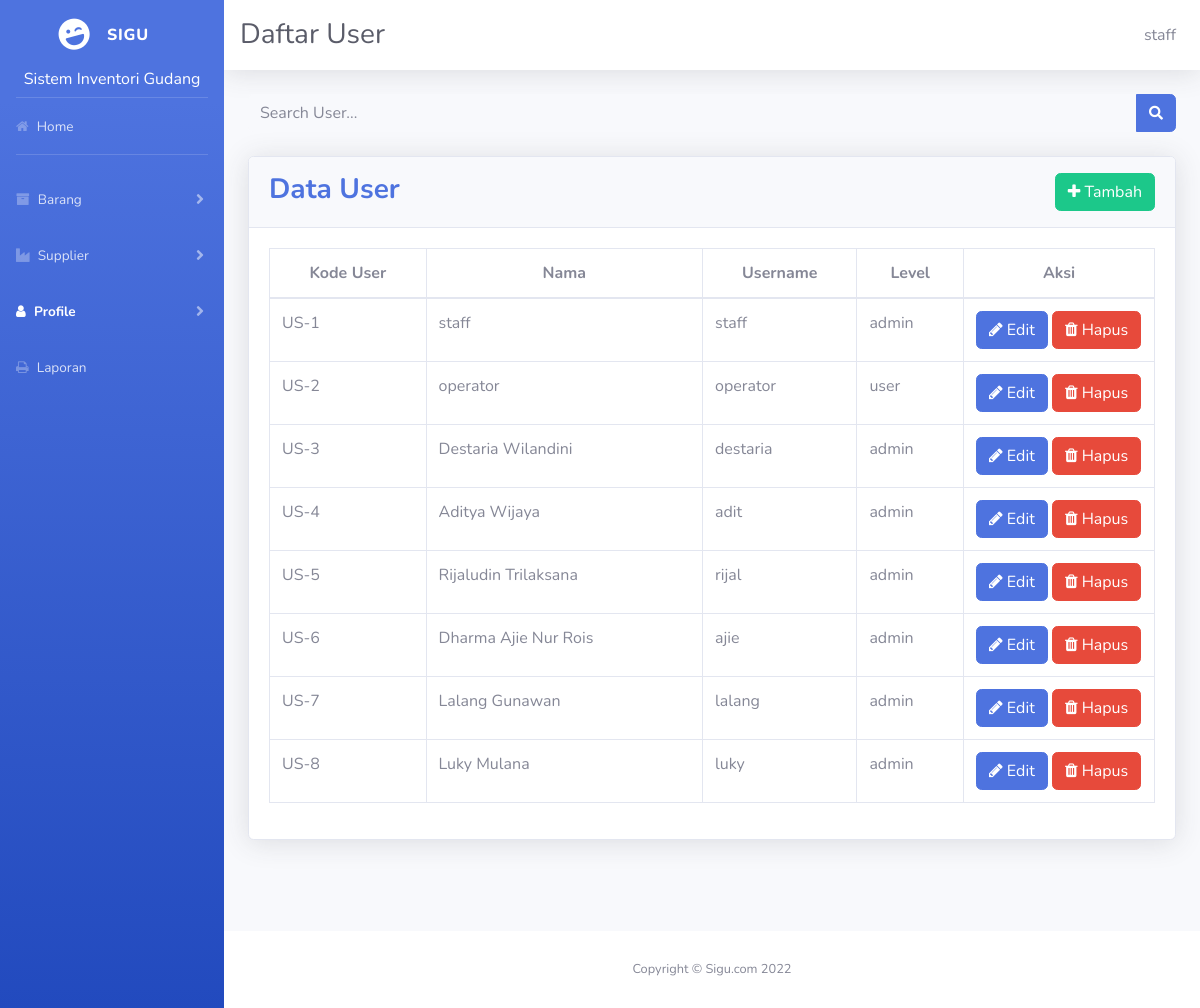
/admin/daftar_user.php (signed in), run on the app's committed database.
### tables this page shows
CREATE TABLE `user` (
  `user_id` varchar(6) NOT NULL COMMENT 'Id user',
  `username` varchar(10) NOT NULL COMMENT 'Username user',
  `password` varchar(8) NOT NULL COMMENT 'Password user',
  `nama` varchar(30) NOT NULL COMMENT 'Nama user',
  `level` varchar(5) NOT NULL
);

### admin/daftar_user.php (the view, shortened to what this page needs)
<!DOCTYPE html>
<html lang="en">
<head>
  <link href="vendor/fontawesome-free/css/all.min.css" rel="stylesheet" type="text/css">
  <link href="css/sb-admin-2.min.css" rel="stylesheet">
  <link rel="stylesheet" type="text/css" href="css/font-awesome.min.css">
</head>
<body id="page-top">
  <div id="wrapper">
    <ul class="navbar-nav bg-gradient-primary sidebar sidebar-dark accordion" id="accordionSidebar">
      <a class="sidebar-brand d-flex align-items-center justify-content-center" href="index.php">
        <div class="sidebar-brand-icon rotate-n-15">
          <i class="fas fa-laugh-wink"></i>
        </div>
        <div class="sidebar-brand-text mx-3">Sigu</div>
      </a>
      <h6 style="color: white; text-align: center;"> Sistem Inventori Gudang </h6>
      <hr class="sidebar-divider my-0">
      <li class="nav-item">
        <a class="nav-link" href="index.php">
          <i class="fa fa-home"></i>
          <span>Home</span></a>
      </li>
      <hr class="sidebar-divider">
      <li class="nav-item">
        <a class="nav-link collapsed" href="#" data-toggle="collapse" data-target="#collapseTwo" aria-expanded="true" aria-controls="collapseTwo">
          <i class="fa fa-archive"></i>
          <span>Barang</span>
        </a>
      </li>
      <li class="nav-item">
        <a class="nav-link collapsed" href="#" data-toggle="collapse" data-target="#collapsePages" aria-expanded="true" aria-controls="collapsePages">
          <i class="fa fa-industry"></i>
          <span>Supplier</span>
        </a>
      </li>
      <li class="nav-item active">
        <a class="nav-link collapsed" href="#" data-toggle="collapse" data-target="#collapseUtilities" aria-expanded="true" aria-controls="collapseUtilities">
          <i class="fa fa-user"></i>
          <span>Profile</span>
        </a>
      </li>
      <li class="nav-item">
        <a class="nav-link" href="cek_periode_barang.php">
          <i class="  fa fa-print"></i>
          <span>Laporan</span></a>
      </li>
    </ul>
    <div id="content-wrapper" class="d-flex flex-column">
      <div id="content">
        <nav class="navbar navbar-expand navbar-light bg-white topbar mb-4 static-top shadow">
          <div class="d-sm-flex align-items-center justify-content-between">
            <h1 class="h3 mb-0 text-gray-800">Daftar User</h1>
          </div>
          <ul class="navbar-nav ml-auto">
            <?php
              include 'koneksi.php';
              $queryNama = mysqli_query($koneksi, "SELECT nama from user where user_id = '$_SESSION[user_id]'");
              $nama = mysqli_fetch_array($queryNama);
            ?>
            <li class="nav-item dropdown no-arrow">
              <span class="mr-2 d-none d-lg-inline text-gray-600"><?php echo $nama['nama'] ?></span>
            </li>
          </ul>
        </nav>
        <div class="container-fluid">
          <form>
            <div class="input-group" align="right">
              <input align="right" type="text" name="cari" class="form-control bg-light border-0 small" placeholder="Search User..." aria-label="Search" aria-describedby="basic-addon2">
              <div class="input-group-append">
                <button class="btn btn-primary" type="submit">
                  <i class="fas fa-search fa-sm"></i>
                </button>
              </div>
            </div>
          </form>
          <div>
          </div>
          <div class="card shadow mb-4">
            <div class="card-header py-3">
              <h3 class="m-0 font-weight-bold text-primary">Data User
                <button type="button" onclick="window.location.href='input_user.php'" class="btn btn-success" style="float: right;"><i class="fa fa-plus" aria-hidden="true"></i> Tambah</button>
              </h3>
            </div>
            <div class="card-body">
              <div class="table-responsive">
                <table class="table table-bordered" id="dataTable" width="100%" cellspacing="0">
                  <thead align="center">
                    <tr>
                      <th>Kode User</th>
                      <th>Nama</th>
                      <th>Username</th>
                      <th>Level</th>
                      <th>Aksi</th>
                    </tr>
                  </thead>
                  <tbody>
                    <?php
                      include 'koneksi.php';
                      if (isset($_GET['cari'])) {
                      $cari = $_GET['cari'];
                      $data = mysqli_query($koneksi, "SELECT * from user where username like '%".$cari."%' or nama like '%".$cari."%'") or die (mysql_error($koneksi));
                      foreach ($data as $baris) { ?>
                        <tr>
                            <td><?php echo $baris['user_id'] ?></td>
                            <td><?php echo $baris['nama'] ?></td>
                            <td><?php echo $baris['username'] ?></td>
                            <td><?php echo $baris['level'] ?></td>
                            <td width="191"><a class="btn btn-primary" href="ubah_user.php?user_id=<?php echo $baris['user_id'] ?>"><i class="fa fa-pencil" aria-hidden="true"></i> Edit</a>
                              <a class="btn btn-danger" href="#" data-toggle="modal" data-target="#hapusModal"><i class="fa fa-trash" aria-hidden="true"></i> Hapus</a></td>
                        </tr>
                    <?php
                      }
                     }else{
                      $data = mysqli_query($koneksi, "SELECT * from user ") or die (mysql_error($koneksi));
                      foreach ($data as $baris) { ?>
                        <tr>
                            <td><?php echo $baris['user_id'] ?></td>
                            <td><?php echo $baris['nama'] ?></td>
                            <td><?php echo $baris['username'] ?></td>
                            <td><?php echo $baris['level'] ?></td>
                            <td width="191"><a class="btn btn-primary" href="ubah_user.php?user_id=<?php echo $baris['user_id'] ?>"><i class="fa fa-pencil" aria-hidden="true"></i> Edit</a>
                              <a class="btn btn-danger" href="#" data-toggle="modal" data-target="#hapusModal"><i class="fa fa-trash" aria-hidden="true"></i> Hapus</a></td>
                        </tr>
                  <?php
                      }
                    }
                  ?>
                  </tbody>
                </table>
              </div>
            </div>
          </div>
        </div>
      </div>
      <footer class="sticky-footer bg-white">
        <div class="container my-auto">
          <div class="copyright text-center my-auto">
            <span>Copyright &copy; Sigu.com <?php echo date('Y') ?></span>
          </div>
        </div>
      </footer>
    </div>
  </div>
</body>
</html>

### data on the page
user: nama "staff", user_id "US-1", username "staff", level "admin"
user: user_id "US-2", nama "operator", username "operator", level "user"
user: user_id "US-3", nama "Destaria Wilandini", username "destaria", level "admin"
user: user_id "US-4", nama "Aditya Wijaya", username "adit", level "admin"
user: user_id "US-5", nama "Rijaludin Trilaksana", username "rijal", level "admin"
user: user_id "US-6", nama "Dharma Ajie Nur Rois", username "ajie", level "admin"
user: user_id "US-7", nama "Lalang Gunawan", username "lalang", level "admin"
user: user_id "US-8", nama "Luky Mulana", username "luky", level "admin"
